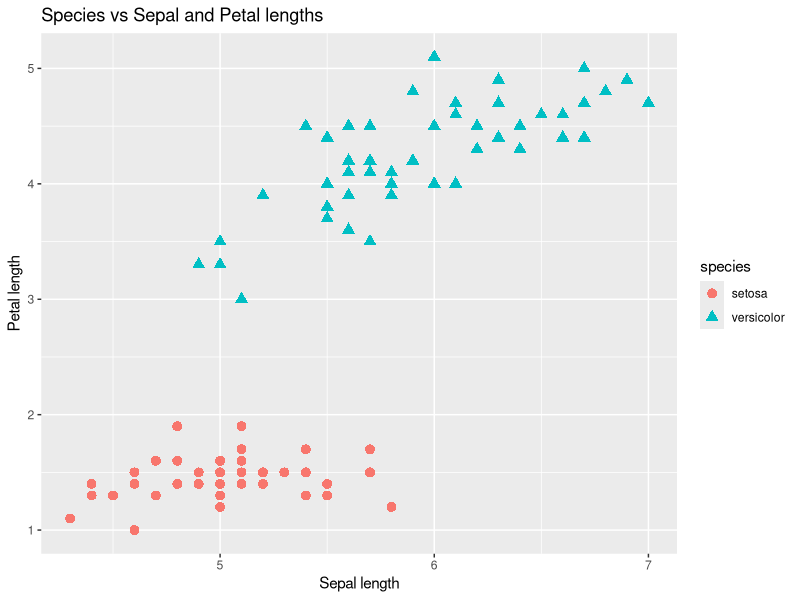
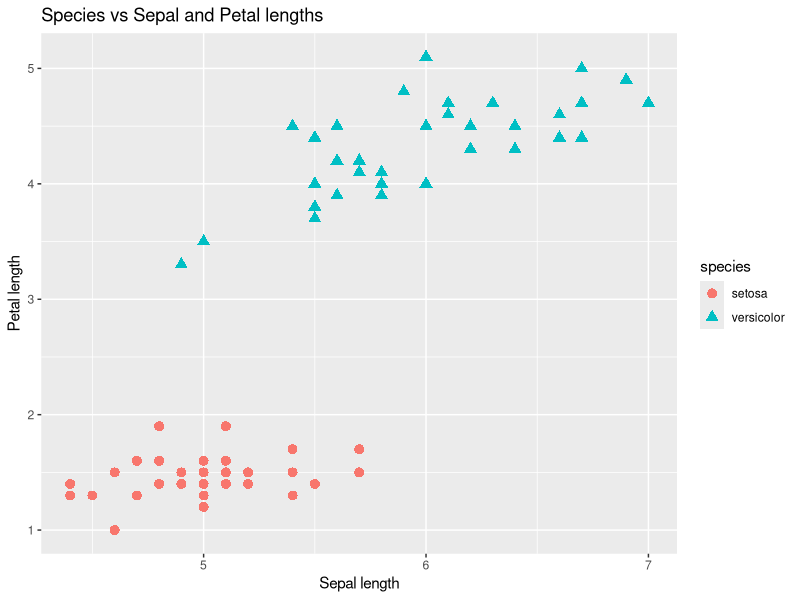
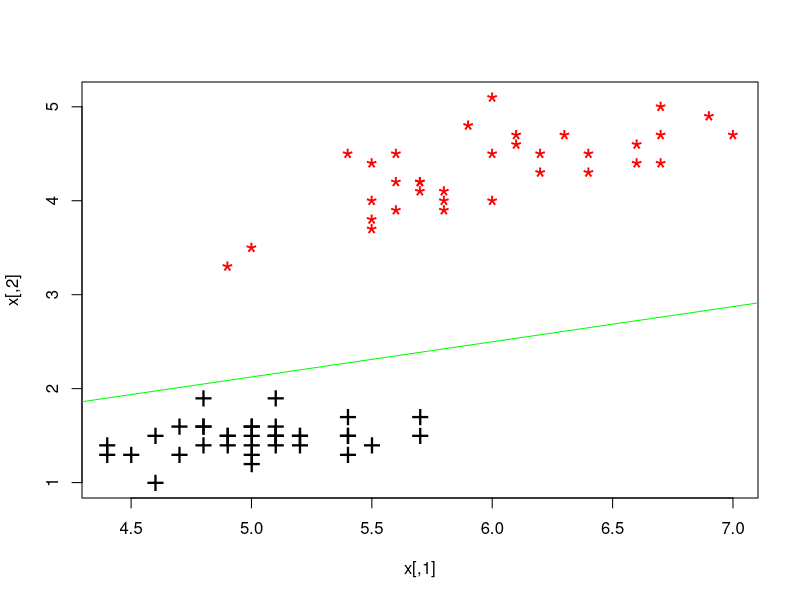

Write the R code that produced these figures, in order.

######################################################################
####    Chapter 4 - Introduction to Neural Networks - using R    #####
### Simple Perceptron implementation function in R - iris dataset  ###
######################################################################

######################################################################
##########                      STEPS                       ##########
######################################################################

# 1) Provide the perceptron with inputs for which there is a known answer (training)
# 2) Ask the perceptron to guess an answer.
# 3) Compute the error (did it get the answer right or wrong ?)
# 4) Adjust all the weights according to the error
# 5) Return to step 1 and repeat

######################################################################
##########                      CODE                        ##########
######################################################################

# Libraries ---------------------------------------------------------------
require(ggplot2)
require(readr)


# Data loading & preview ---------------------------------------------------------------

data(iris)
View(iris)
head(iris, n=100)

# Data Selection ---------------------------------------------------------------

# only pick rows w/ setosa and versicolor species and only cols 1, 3 and 5
iris_sub=iris[1:100, c(1, 3, 5)]

# define names for the sub data set
names(iris_sub)=c("sepal", "petal", "species")
#View(names(iris_sub))
head(iris_sub)

# Visualize Data ----------------------------------------------------------

# scatter plot
ggplot(iris_sub, aes(x = sepal, y = petal)) +
  geom_point(aes(colour=species, shape=species), size = 3) +
  xlab("Sepal length") +
  ylab("Petal length") +
  ggtitle("Species vs Sepal and Petal lengths")


# Prep training data (Randomize) --------------------------------------------------------
index = sample(1:nrow(iris_sub),round(0.70*nrow(iris_sub)))
train_data <- as.data.frame(iris_sub[index,])

# Prep Test data ----------------------------------------------------------
test_data <- as.data.frame(iris_sub[-index,])


# Training data inputs -----------------------------------------------------------
# inputs
x = cbind(train_data$sepal, train_data$petal)
View(x)

# labels. The function 'ifelse' returns a vector of the same length and attributes as iris_sub$species
y = ifelse(train_data$species == "setosa", +1, -1)
View(train_data$species)
View(y)

# Visualize Training Data ----------------------------------------------------------
# scatter plot
ggplot(train_data, aes(x = sepal, y = petal)) +
  geom_point(aes(colour=species, shape=species), size = 3) +
  xlab("Sepal length") +
  ylab("Petal length") +
  ggtitle("Species vs Sepal and Petal lengths")

# Helper functions --------------------------------------------------------

# compute absolute value
abs = function(x) {sqrt(sum(x * x))}

# guess species given output
guess = function(x,w,b){
  # 1) compute output given inputs, weights and bias & normalize result
  output = sum(x*w) + b/abs(sum(x*w) + b)
  return(ifelse(output < 0, -1, +1)) # apply activation function (-1 if output<0; 1 if output >0)
}

# Perceptron function -----------------------------------------------------

# the objective is to converge towards an optimal weight vector, in order to get the best prediction possible

perceptron = function(x, y, learning.rate=0.05) {
  w = runif(ncol(x)) # initialize weights vector (vector in R^(number of inputs)) w/ random values
  b = 1 # initialize bias
  k = 0 # initialize iteration counter
  
  #declare data frame to append durinf for loop
  weight_iter <- data.frame(weight_1=numeric(), weight_2=numeric(),iteration=numeric()) 
  
    for (i in 1:nrow(x)) {
      # debug:
      print (w)
      print (b)
      print (k)
      
      # compute output and guess
      current_guess = guess(x[i,],w,b)
      
      # if guess is wrong
      if (y[i] != current_guess) {
        error=(y[i]-current_guess)  # compute error (NOT loss function)
        #can only be 0, -2, or 2
        #ex1: if current_guess = -1 & y[i] = 1 then weights values are too low => positive error
        #ex2: if current_guess = 1 & y[i] = -1 then weights values are too high => negative error
        w = w + learning.rate * error * x[i,] # adjust weight vector w with given error
        b = b + learning.rate * error # adjust bias b given error
      }
      k = k+1 # increment iteration counter
      
      # vector to be added
      vec <- c(w[1],w[2],k)
      
      # change current wd
      setwd("C:/Users/sbenard/Desktop/Perceptron/data")
      
      # write vector to rds file 
      saveRDS(vec, paste0("weights_iter", as.numeric(Sys.time())*1000,".rds"))
      
    }

  # return updated weights (supposed to be optimals), updated bias and updated number of iterations
  return(list(w,b,k))
}

# Perceptron p Training -------------------------------------------------------

p <- perceptron(x,y,0.5)


# Extract Trained perceptron parameters -----------------------------------

p$w=(p[[1]])
print(p$w)
print(p$w[1])
print(p$w[2])
p$b=(p[[2]])
print(p$b)

#  Plotting the linear separation line -----------------------------------------------

plot(x,cex=0.2)
points(subset(x,y==1),col="black",pch="+",cex=2)
points(subset(x,y==-1),col="red",pch="*",cex=2)
intercept <- -p$b[1] / p$w[2]
slope <- -p$w[1] / p$w[2]
abline(intercept,slope,col="green")

